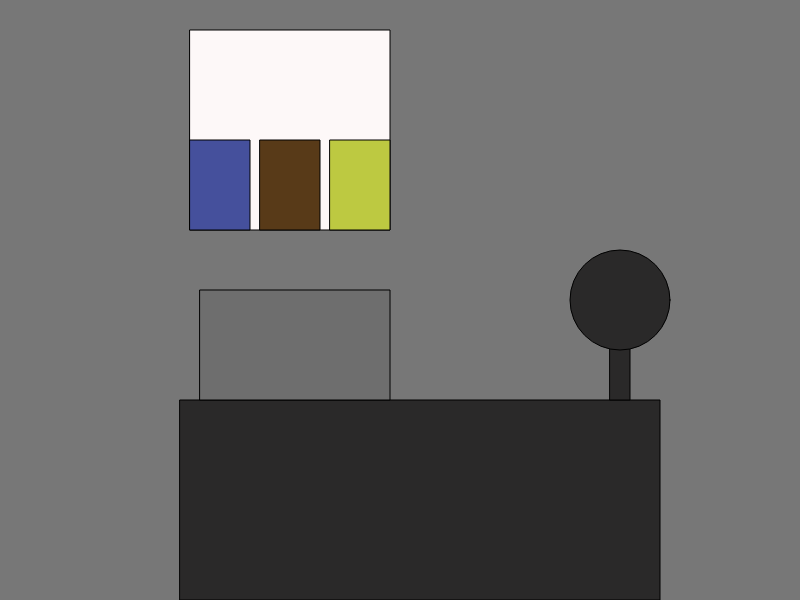
Frame 1 (no input)
Frame 60 (no input): identical to frame 1, image omitted
Frame 120 (the mouse pressed at the canvas centre since frame 60): identical to frame 1, image omitted

The p5.js sketch that drew this single still picture (run headless with seeded random() and noise() and a simulated clock; from frame 60 on, the mouse is pressed at the canvas centre):

// p5.js sketch
// ── sketch.js
function setup() {
  createCanvas(800, 600);
}

function draw (){
  office()
}

function office() {
  background("#777777");
  fill("#2A2929")
rect(180,400,480,200) //desk
rect(610,310,20,90) // cams
  ellipse(620,300,100) // fan top
  fill("#6E6E6E")
rect(200,290,190,110) // cams
  fill("#FDF8F8")
  rect(190, 30, 200,200) // poster bg
  fill("#45509C")
  rect(190,140,60,90) // bonnie
  fill("#583A18")
   rect(260,140,60,90) // freddy
  fill("#BDC941")
   rect(330,140,60,90) // chica
  
  
}
